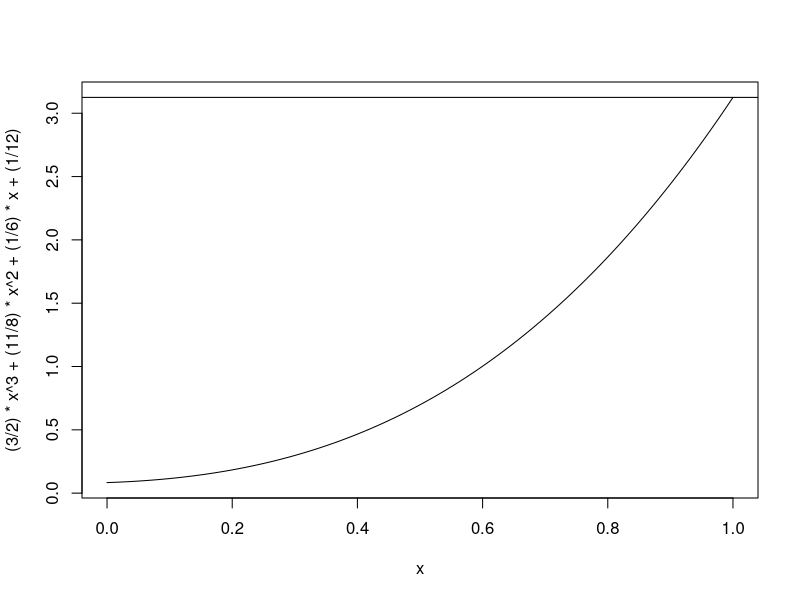
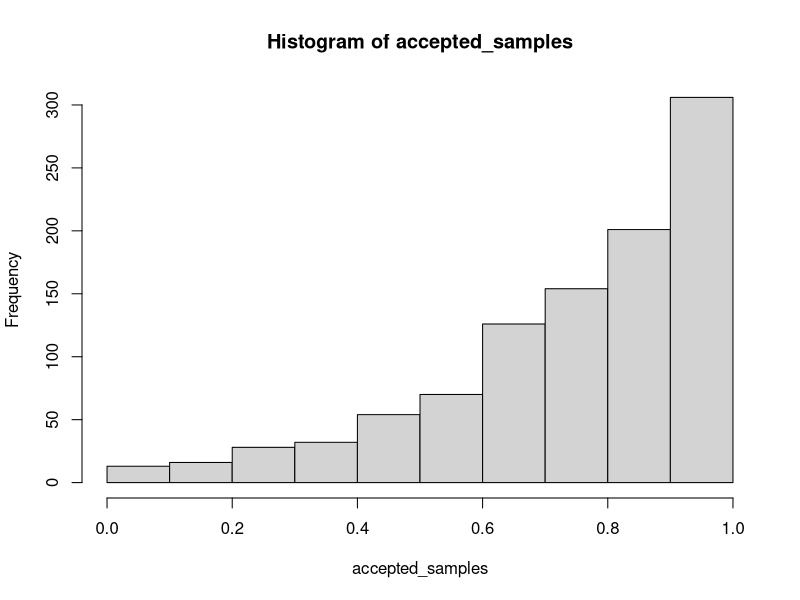

The R script that drew these images, in order:
## ---- chunk 1
curve((3/2)*x^3+(11/8)*x^2+(1/6)*x+(1/12), 0, 1)
abline(a = 3.125, b = 0)


n <- 5000

U <- runif(n)
X <- runif(n)

pi_fun <- function(x) {
  new_x = (3/2)*(x^3)+(11/8)*(x^2)+(1/6)*(x)+(1/12)
  return(new_x)
}

count <- 1
accepted_samples <- c()

while(count <= n & length(accepted_samples) < 1000){
  test_u = U[count]
  test_x = pi_fun(X[count])/(3.125*dunif(X[count],0,1))
  if (test_u <= test_x){
    accepted_samples = rbind(accepted_samples, X[count])
    count = count + 1
  }
  count = count + 1
}

hist(accepted_samples)

## ---- chunk 2
# For random normal distributions
u1 <- runif(1)
u2 <- runif(1)

X <- sqrt(-2*log(u1))*cos(2*pi*u2)
Y <- sqrt(-2*log(u1))*sin(2*pi*u2)

